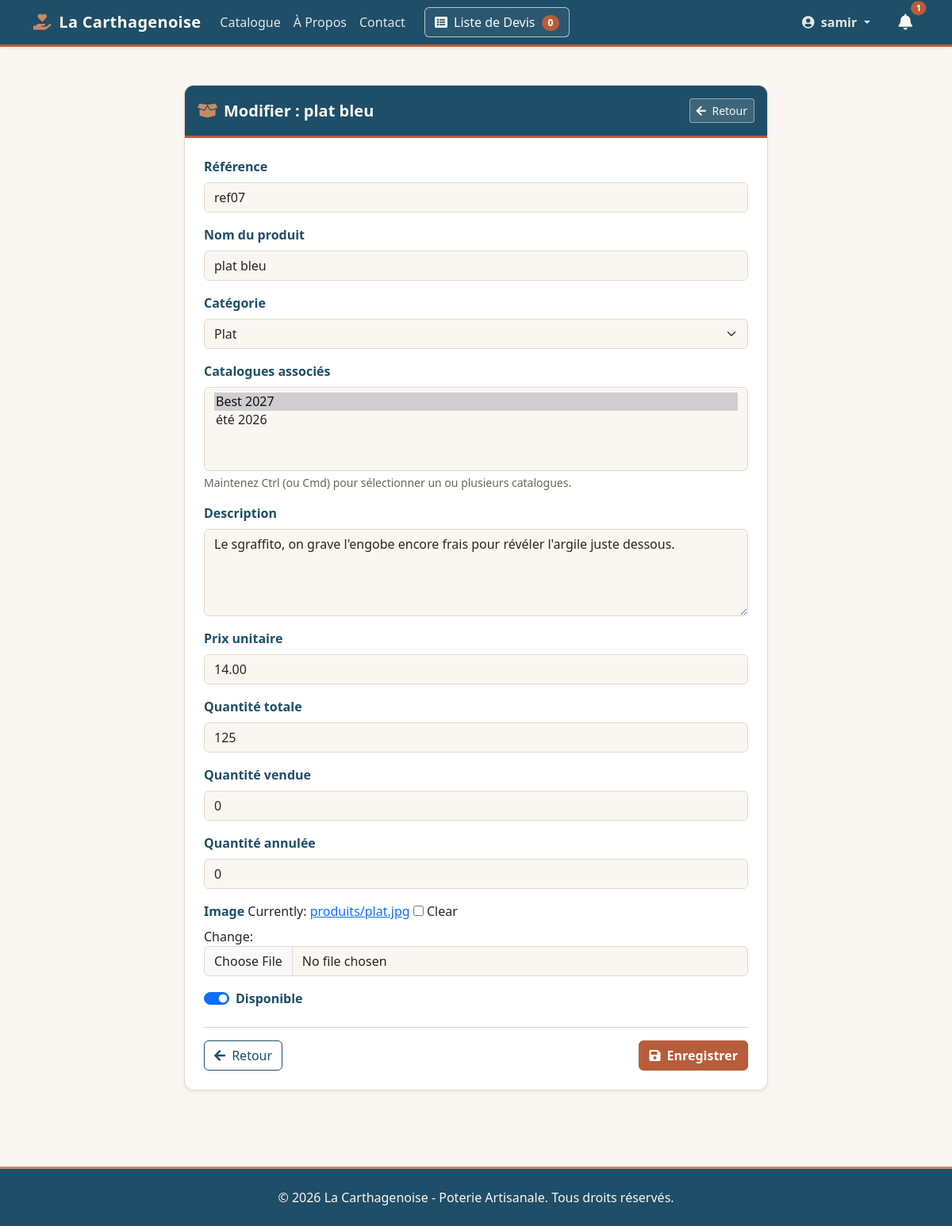
The app's page /gestion/produits/6/modifier/ (signed in) with its own data.
### catalogue/models.py (models this page shows, shortened)
class Produit(models.Model):
    categorie = models.ForeignKey(
        Categorie,
        on_delete=models.CASCADE,
        related_name='produits',
        verbose_name="Catégorie",
    )
    catalogues = models.ManyToManyField(
        Catalogue,
        blank=True,
        related_name='produits',
        verbose_name="Catalogues",
    )
    reference = models.CharField(max_length=50, unique=True, verbose_name="Référence")
    nom = models.CharField(max_length=200, verbose_name="Nom du produit")
    description = models.TextField(verbose_name="Description")
    prix = models.DecimalField(
        max_digits=10,
        decimal_places=2,
        null=True,
        blank=True,
        verbose_name="Prix unitaire",
    )
    image = models.ImageField(
        upload_to='produits/',
        null=True,
        blank=True,
        verbose_name="Image",
    )
    quantite_totale = models.PositiveIntegerField(
        default=0, verbose_name="Quantité totale")
    quantite_vendue = models.PositiveIntegerField(
        default=0, verbose_name="Quantité vendue")
    quantite_annulee = models.PositiveIntegerField(
        default=0, verbose_name="Quantité annulée")
    disponible = models.BooleanField(default=True, verbose_name="Disponible")
    date_creation = models.DateTimeField(auto_now_add=True)
    class Meta:
        verbose_name = "Produit"
        verbose_name_plural = "Produits"
        ordering = ['-date_creation']

### catalogue/views.py (the view)
@staff_member_required(login_url='utilisateur:login')
def modifier_produit(request, produit_id):
    produit = get_object_or_404(Produit, id=produit_id)
    if request.method == 'POST':
        form = ProduitForm(request.POST, request.FILES, instance=produit)
        if form.is_valid():
            produit = form.save()
            messages.success(
                request, f"Le produit '{produit.nom}' a été mis à jour.")
            return redirect('catalogue:admin_produits')
    else:
        form = ProduitForm(instance=produit)
    context = {
        'form': form,
        'produit': produit,
        'titre': f'Modifier : {produit.nom}',
        'bouton_texte': 'Mettre à jour',
    }
    return render(request, 'catalogue/form_produit.html', context)

### catalogue/models.py (called while the page is built)
    def __str__(self):
        return self.nom

    def __str__(self):
        return self.nom

### devis/templatetags/devis_extras.py (called while the page is built)
@register.simple_tag(takes_context=True)
def devis_count(context):
    request = context['request']
    devis_panier = request.session.get(DEVIS_SESSION_KEY)
    if devis_panier:
        return len(devis_panier)
    return 0

### pages/context_processors.py (called while the page is built)
def _est_admin(user):
    return bool(
        user.is_authenticated and (user.is_staff or user.is_superuser)
    )

def _queryset_messages_pour_utilisateur(user):
    if _est_admin(user):
        return MessageContact.objects.all()
    email_user = (user.email or '').strip()
    filtre = Q(email__iexact=email_user) if email_user else Q(pk__in=[])
    if _a_champ_utilisateur():
        filtre = Q(utilisateur=user) | filtre
    return MessageContact.objects.filter(filtre)

def messages_contact_context(request):
    nb_messages_non_lus = 0
    if request.user.is_authenticated:
        qs_utilisateur = _queryset_messages_pour_utilisateur(request.user)
        if _est_admin(request.user):
            nb_messages_non_lus = qs_utilisateur.filter(lu=False).count()
        else:
            nb_messages_non_lus = qs_utilisateur.filter(
                repondu=True,
                lu=False,
            ).count()
    return {
        'nb_messages_non_lus': nb_messages_non_lus,
    }

### catalogue/templates/catalogue/form_produit.html (shortened to what this page needs)
{% extends 'base.html' %}
{% block content %}
<div class="row justify-content-center my-4">
  <div class="col-md-10 col-lg-8">
    <div class="card shadow-sm card-poterie">
      <div class="card-header card-header-poterie d-flex justify-content-between align-items-center py-3">
        <h2 class="fw-bold fs-5 mb-0">
          <i class="fas fa-box-open me-2" style="color: var(--poterie-argile);"></i>{{ titre }}
        </h2>
        <a href="{% url 'catalogue:admin_produits' %}" class="btn btn-sm"
           style="background-color: rgba(250, 247, 242, 0.14); color: var(--poterie-creme); border: 1px solid rgba(250, 247, 242, 0.45);">
          <i class="fas fa-arrow-left me-1"></i> Retour
        </a>
      </div>
      <div class="card-body p-4">
        <form method="post" enctype="multipart/form-data" novalidate>
          {% for field in form %}
            <div class="mb-3">
              {% if field.field.widget.input_type == 'checkbox' and field.name == 'disponible' %}
                <div class="form-check form-switch">
                  {{ field }}
                  <label for="{{ field.id_for_label }}" class="form-check-label fw-bold titre-poterie">
                    {{ field.label }}
                  </label>
                </div>
              {% else %}
                <label for="{{ field.id_for_label }}" class="form-label fw-bold titre-poterie">
                  {{ field.label }}
                </label>
                {{ field }}
                {% if field.name == 'catalogues' and not field.help_text %}
                  <div class="form-text text-poterie-muted small">
                    Maintenez Ctrl (ou Cmd) pour sélectionner un ou plusieurs catalogues.
                  </div>
                {% endif %}
              {% endif %}
            </div>
          {% endfor %}
          <div class="d-flex justify-content-between mt-4 pt-3" style="border-top: 1px solid var(--poterie-bordure);">
            <a href="{% url 'catalogue:admin_produits' %}" class="btn btn-outline-bleu">
              <i class="fas fa-arrow-left me-1"></i> Retour
            </a>
            <button type="submit" class="btn btn-poterie fw-semibold">
              <i class="fas fa-save me-1"></i> Enregistrer
            </button>
          </div>
        </form>
      </div>
    </div>
  </div>
</div>
{% endblock %}

### templates/includes/navbar.html (shortened to what this page needs)
{% load devis_extras %}
<header>
  <nav class="navbar navbar-expand-lg navbar-dark navbar-poterie shadow-sm" style="background-color: #1E4E68; border-bottom: 3px solid #B85D3B;">
    <div class="container">
      <a class="navbar-brand text-white fw-bold" href="{% url 'catalogue:liste_produits' %}" style="color: #FAF7F2 !important;">
        <i class="fas fa-hand-holding-heart me-1" style="color: #C98A63;"></i> La Carthagenoise
      </a>
      <div class="d-flex align-items-center gap-2 order-lg-2 ms-auto ms-lg-3">
        {% if user.is_authenticated %}
          <a
            href="{% url 'pages:liste_messages_contact' %}"
            class="nav-link position-relative d-inline-flex align-items-center p-2"
            title="{% if user.is_staff %}Messages non lus{% else %}Réponses non lues{% endif %}"
            aria-label="{% if user.is_staff %}Messages non lus{% else %}Réponses non lues{% endif %}"
          >
            <i class="fas fa-bell fs-5" style="color: #FAF7F2;"></i>
            {% if nb_messages_non_lus > 0 %}
              <span
                class="position-absolute top-0 start-100 translate-middle badge rounded-pill badge-terracotta"
                style="font-size: 0.65rem;"
              >
                {{ nb_messages_non_lus }}
              </span>
            {% endif %}
          </a>
        {% endif %}
      </div>
      <div class="collapse navbar-collapse order-lg-1" id="navbarNav">
        <ul class="navbar-nav mb-2 mb-lg-0">
          <li class="nav-item">
            <a class="nav-link" href="{% url 'catalogue:liste_produits' %}">Catalogue</a>
          </li>
          <li class="nav-item">
            <a class="nav-link" href="{% url 'pages:a_propos' %}">À Propos</a>
          </li>
          <li class="nav-item">
            <a class="nav-link" href="{% url 'pages:contact' %}">Contact</a>
          </li>
        </ul>
        <div class="d-flex align-items-center my-2 my-lg-0 ms-lg-3">
          <a href="{% url 'devis:view_devis' %}" class="btn btn-devis-poterie text-nowrap" style="color: #FAF7F2 !important; border-color: rgba(250, 247, 242, 0.7);">
            <i class="fas fa-list-alt me-1"></i> Liste de Devis
            <span class="badge rounded-pill badge-terracotta ms-1">{% devis_count %}</span>
          </a>
        </div>
        <div class="d-flex align-items-center flex-wrap gap-2 ms-lg-auto">
          <ul class="navbar-nav align-items-lg-center">
            {% if user.is_authenticated %}
              <li class="nav-item dropdown">
                <button class="btn btn-user-poterie dropdown-toggle fw-bold border-0 bg-transparent text-nowrap" type="button" id="userDropdown" data-bs-toggle="dropdown" aria-expanded="false">
                  <i class="fas fa-user-circle me-1"></i> {{ user.get_full_name|default:user.username }}
                </button>
              </li>
            {% endif %}
          </ul>
        </div>
      </div>
    </div>
  </nav>
</header>

### static/css/poterie.css (style rules this page uses)
:root { --poterie-terracotta: #B85D3B; --poterie-terracotta-dark: #94462A; --poterie-argile: #C98A63; --poterie-sable: #EFE7DC; --poterie-creme: #FAF7F2; --poterie-bleu: #1E4E68; --poterie-bleu-clair: #E3EFF5; --poterie-olive: #5E6B4C; --poterie-texte: #2B2420; --poterie-texte-muted: #6E6259; --poterie-bordure: #E2D8CA; --poterie-blanc: #FFFFFF; --bs-body-bg: var(--poterie-creme); --bs-body-color: var(--poterie-texte); --bs-border-color: var(--poterie-bordure); --bs-primary: var(--poterie-terracotta); --bs-primary-rgb: 184, 93, 59; --bs-link-color: var(--poterie-bleu); --bs-link-hover-color: var(--poterie-terracotta-dark); }
body { background-color: var(--poterie-creme); color: var(--poterie-texte); }
.card, .carte-poterie { background-color: var(--poterie-blanc); border-color: var(--poterie-bordure); }
.btn-primary, .btn-poterie { --bs-btn-bg: var(--poterie-terracotta); --bs-btn-border-color: var(--poterie-terracotta); --bs-btn-hover-bg: var(--poterie-terracotta-dark); --bs-btn-hover-border-color: var(--poterie-terracotta-dark); --bs-btn-active-bg: var(--poterie-terracotta-dark); --bs-btn-active-border-color: var(--poterie-terracotta-dark); --bs-btn-color: var(--poterie-blanc); --bs-btn-hover-color: var(--poterie-blanc); --bs-btn-active-color: var(--poterie-blanc); }
.text-poterie-muted { color: var(--poterie-texte-muted); }
.navbar.navbar-poterie { background-color: var(--poterie-bleu) !important; --bs-navbar-color: rgba(250, 247, 242, 0.92); --bs-navbar-hover-color: var(--poterie-argile); --bs-navbar-brand-color: var(--poterie-creme); --bs-navbar-brand-hover-color: var(--poterie-creme); border-bottom: 3px solid var(--poterie-terracotta); }
.navbar.navbar-poterie .navbar-brand, .navbar.navbar-poterie .navbar-brand:hover, .navbar.navbar-poterie .navbar-brand:focus { color: var(--poterie-creme) !important; font-weight: 700; letter-spacing: 0.3px; }
.navbar.navbar-poterie .nav-link, .navbar.navbar-poterie .btn-user-poterie { color: rgba(250, 247, 242, 0.9) !important; font-weight: 500; transition: color 0.2s ease, background-color 0.2s ease, border-color 0.2s ease; }
.navbar.navbar-poterie .btn-devis-poterie, .navbar.navbar-poterie .btn-devis-poterie:visited { color: var(--poterie-creme) !important; border: 1px solid rgba(250, 247, 242, 0.7) !important; background-color: rgba(250, 247, 242, 0.06) !important; font-weight: 500; transition: all 0.2s ease; }
.badge-terracotta { background-color: var(--poterie-terracotta); color: var(--poterie-blanc); }
.titre-poterie { color: var(--poterie-bleu); }
.card-poterie { background-color: var(--poterie-blanc); border: 1px solid var(--poterie-bordure) !important; border-radius: 0.75rem; overflow: hidden; }
.card-header-poterie { background-color: var(--poterie-bleu) !important; color: var(--poterie-creme) !important; border-bottom: 3px solid var(--poterie-terracotta); }
.btn-outline-bleu { color: var(--poterie-bleu); border-color: var(--poterie-bleu); background-color: transparent; }

### records on screen
Produit: form "ref07" "plat bleu" "Plat" "Le sgraffito, on grave l'engobe encore frais pour révéler l'argile juste dessous." "14.00" "125" "0" "0", form "☑"

### other values on screen
{{ nb_messages_non_lus }} "1"
{{ user.get_full_name|default:user.username }} "samir"
{{ titre }} "Modifier : plat bleu"
{{ field.label }} "Référence" "Nom du produit" "Catégorie" "Catalogues associés" "Description" "Prix unitaire" "Quantité totale" "Quantité vendue" "Quantité annulée" "Image"
{{ field.label }} "Disponible"
